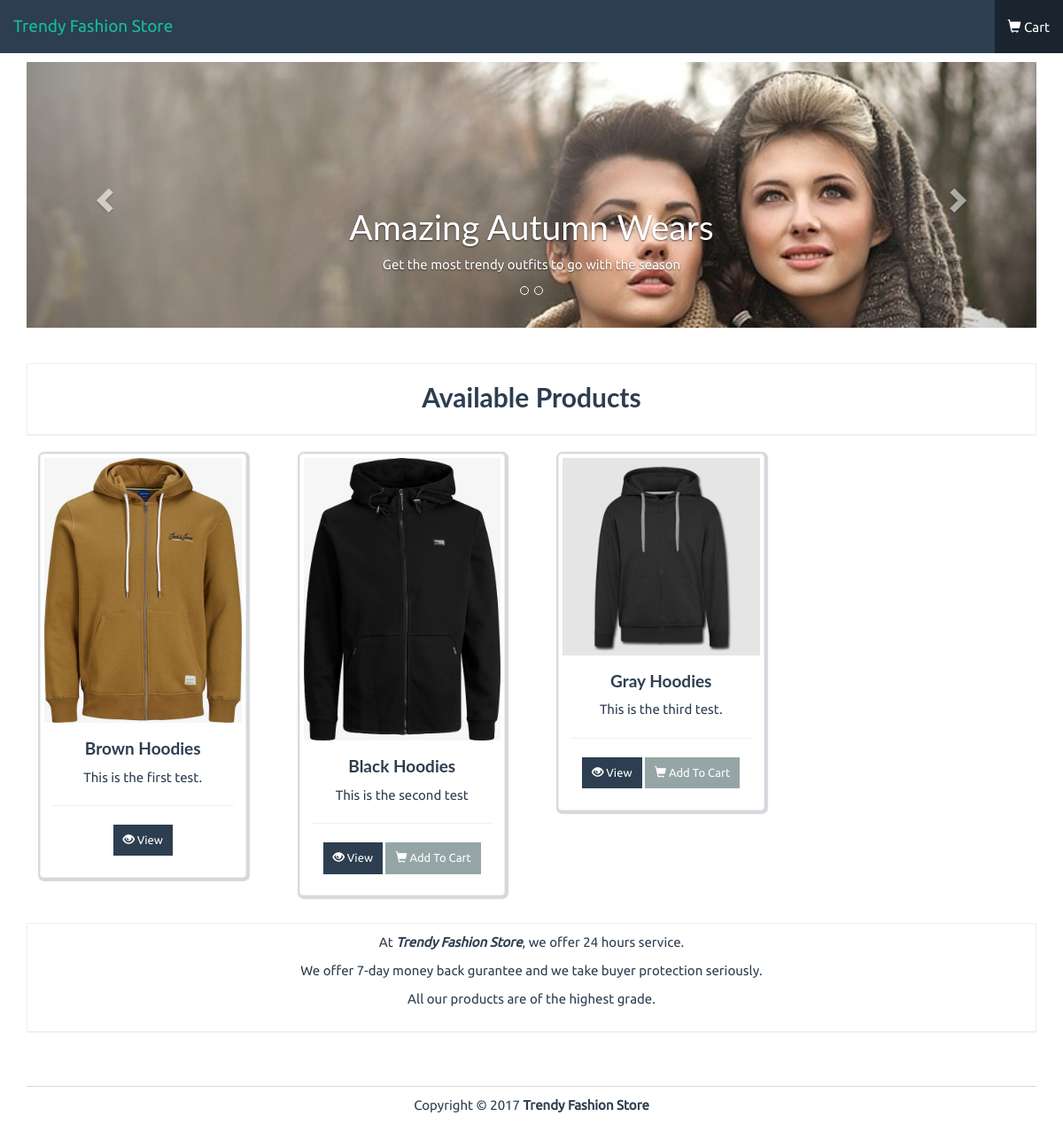
The page / on the database its author committed.
### models.py (models this page shows)
class Product(db.Model):
    id = db.Column(db.Integer, primary_key=True)
    name = db.Column(db.String(50), unique=True)
    price = db.Column(db.Integer)  # in cents
    stock = db.Column(db.Integer)
    description = db.Column(db.String(500))
    image = db.Column(db.String(100))
    item_id = db.relationship('Order_Item', backref='product', lazy='dynamic')

### views.py (the view)
@app.route('/')
def index():
    products = Product.query.all()
    return render_template('index.html', products=products)

### templates/index.html (shortened to what this page needs)
{% extends "base.html" %}
{% block body %}
<div class="row">
	<div class="col-lg-12">
		<div id="carousel-id" class="carousel slide" data-ride="carousel">
			<ol class="carousel-indicators">
				<li data-target="#carousel-id" data-slide-to="0" class=""></li>
				<li data-target="#carousel-id" data-slide-to="1" class=""></li>
			</ol>
			<div class="carousel-inner">
				<div class="item active" style="height: 300px;">
					<img alt="First slide" src="{{ url_for('static', filename='imgs/1.jpg') }}" style="width: 100%;">
					<div class="container">
						<div class="carousel-caption">
							<h1>Amazing Autumn Wears</h1>
							<p>
								Get the most trendy outfits to go with the season
							</p>
						</div>
					</div>
				</div>
			</div>
			<a class="left carousel-control" href="#carousel-id" data-slide="prev"><span class="glyphicon glyphicon-chevron-left"></span></a>
			<a class="right carousel-control" href="#carousel-id" data-slide="next"><span class="glyphicon glyphicon-chevron-right"></span></a>
		</div>
	</div>
</div>
</div>
<div class="container" style="margin-top: 40px !important;">
<div class="row">
	<div class="col-lg-12">
		<div class="panel panel-default">
			<div class="panel-body">
				<h4 class="text-center pageTitle">Available Products</h4>
			</div>
		</div>
	</div>
</div>
<div class="row">
	{% for product in products %}
	<div class="col-lg-3">
		<div class="col-xs-12 col-sm-12 col-md-12 col-lg-12">
			<div class="thumbnail">
				<a href="{{ url_for('product', id=product.id) }}">
					<img src="{{ url_for('static', filename='images/' + product.image) }}" width="400" height="500">
				</a>
				<div class="caption text-center">
					<h4 class="bold">{{ product.name }}</h4>
					<p>
						{{ product.description }}
					</p>
					<hr />
					<p>
						<a href="{{ url_for('product', id=product.id) }}" class="btn btn-primary btn-sm">
							<i class="glyphicon glyphicon-eye-open"></i> View
						</a>
						{% if product.stock > 0 %}
						<a href="{{ url_for('quick_add', id=product.id) }}" class="btn btn-default btn-sm">
							<i class="glyphicon glyphicon-shopping-cart"></i> Add To Cart
						</a>
						{% endif %}
					</p>
				</div>
			</div>
		</div>
	</div>
	{% endfor %}
</div>
<div class="row pad">
	<div class="col-lg-12">
		<div class="panel panel-default">
			<div class="panel-body text-center">
				<p>At <strong><em>Trendy Fashion Store</em></strong>, we offer 24 hours service.</p>
				<p>We offer 7-day money back gurantee and we take buyer protection seriously.</p>
				<p>All our products are of the highest grade.</p>
			</div>
		</div>
	</div>
</div>
{% endblock %}

### templates/base.html (shortened to what this page needs)
<!DOCTYPE html>
<html lang="en">
    <head>
        <link rel="stylesheet" href="{{ url_for('static', filename='bs/css/flatly.min.css') }}" />
        <link rel="stylesheet" href="{{ url_for('static', filename='css/styles.css') }}" />
    </head>
    <body>
        {% if admin %}
        <nav class="navbar navbar-default navbar-fixed-top" role="navigation">
            <div class="container-fluid">
                <div class="navbar-header">
                    <button type="button" class="navbar-toggle" data-toggle="collapse" data-target=".navbar-ex1-collapse">
                        <span class="sr-only">Toggle navigation</span>
                        <span class="icon-bar"></span>
                        <span class="icon-bar"></span>
                        <span class="icon-bar"></span>
                    </button>
                    <a class="navbar-brand" href="{{ url_for('index') }}">Trendy Fashion Store</a>
                </div>
                <div class="collapse navbar-collapse navbar-ex1-collapse">
                    <ul class="nav navbar-nav">
                        <li class="active">
                            <a href="{{ url_for('admin') }}"><i class="glyphicon glyphicon-dashboard"></i> Admin Dashboard</a>
                        </li>
                        <li>
                            <a href="{{ url_for('add') }}"><i class="glyphicon glyphicon-plus-sign"></i> Add Product</a>
                        </li>
                        <li>
                            <a href="{{ url_for('index') }}"><i class="glyphicon glyphicon-chevron-left"></i> Back To Front</a>
                        </li>
                    </ul>
                </div>
            </div>
        </nav>
        {% else %}
        <nav class="navbar navbar-default navbar-fixed-top" role="navigation">
            <div class="container-fluid">
                <div class="navbar-header">
                    <a class="navbar-brand" href="{{ url_for('index') }}">Trendy Fashion Store</a>
                </div>
                <div class="collapse navbar-collapse navbar-ex1-collapse">
                    <ul class="nav navbar-nav navbar-right">
                        <li class="active">
                            <a href="{{ url_for('cart')}}">
                                <i class="glyphicon glyphicon-shopping-cart"></i> Cart
                            </a>
                        </li>
                    </ul>
                </div>
            </div>
        </nav>
        {% endif %}
        <div class="container" id="page">
        {% block body %}{% endblock %}
            <footer>
                <div class="row pad">
                    <div class="col-lg-12 text-center">
                        Copyright &copy; 2017 <strong>Trendy Fashion Store</strong>
                    </div>
                </div>
            </footer>
        </div>
    </body>
</html>

### static/css/styles.css (style rules this page uses)
body { font-family: Ubuntu, verdana, georgia, serif, sans-serif; }
a, a:hover, a:active, a:focus, a:visited { text-decoration: none; }
.bold { font-weight: bolder !important; }
div.panel, .btn, .navbar { border-radius: 0; }
footer { margin-top: 40px; margin-bottom: 20px; }
.pad { margin-top: 10px !important; }
div.panel-body { padding-top: 10px; }
.btn-primary { background-color: rgb(44, 62, 80); border-color: rgba(44, 62, 80, .5); }
body > nav { border-radius: 0 !important; }
#page { padding-top: 70px; }
.pageTitle { font-size: 30px; font-weight: bold; }
div.thumbnail { box-shadow: 1px 1px 1px 3px rgba(44, 62, 80, .2); }
footer { border-top: 1px solid rgba(44, 62, 80, .2); }

### rows shown on the page
Product: image (picture), name "Brown Hoodies", description "This is the first test."
Product: image (picture), name "Black Hoodies", description "This is the second test"
Product: image (picture), name "Gray Hoodies", description "This is the third test."
